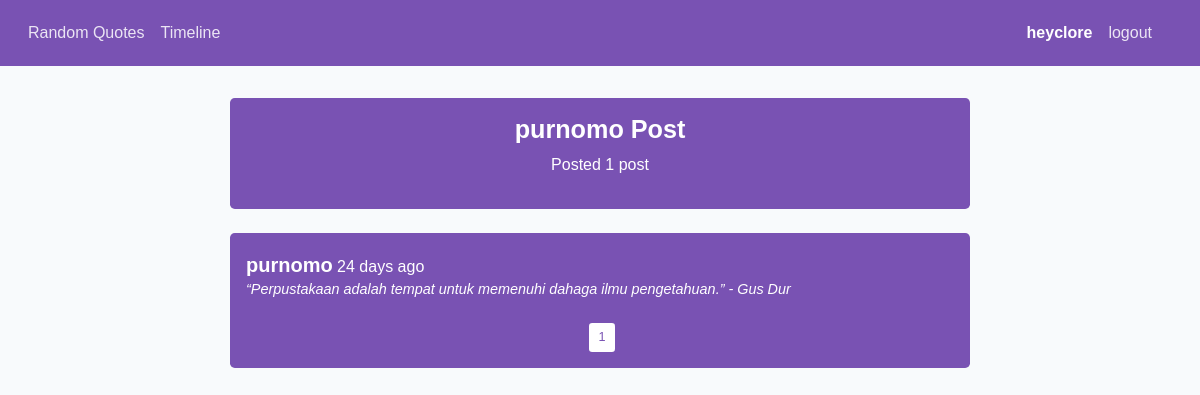
/post/purnomo (signed in), run on the app's committed database.
### flask/quotes/models.py (models this page shows, shortened)
class User(db.Model, UserMixin):
    id = db.Column(db.Integer, primary_key=True)
    username = db.Column(db.String(20), unique=True, nullable=False)
    email = db.Column(db.String(120), unique=True, nullable=False)
    password = db.Column(db.String(60), nullable=False)
    posts = db.relationship('Post', backref='author', lazy=True)

class Post(db.Model):
    id = db.Column(db.Integer, primary_key=True)
    quotes = db.Column(db.String(255), nullable=False)
    writer = db.Column(db.String(20), nullable=False)
    date_posted = db.Column(db.DateTime, nullable=False,
            default=datetime.utcnow)
    user_id = db.Column(db.Integer, db.ForeignKey('user.id'), nullable=False)

### flask/quotes/routes.py (the view)
@app.route('/post/<username>')
def post_user(username):
    data = {'title': f'{username} Post'}
    id = User.query.filter_by(username=username).first_or_404().id
    data['page'] = request.args.get('page', 1, type=int)
    data['posts'] = Post.query.order_by(Post.date_posted.desc()).\
            filter_by(user_id=id).paginate(page=data['page'], per_page=5)
    data['legend'] = data['title']
    return render_template('user_post.html', data=data)

### flask/quotes/models.py (called while the page is built)
@login_manager.user_loader
def load_user(user_id):
    return User.query.get(int(user_id))

### flask/quotes/templates/user_post.html (shortened to what this page needs)
{% extends "layout.html" %}
{% block content %}
<div class="container mt-2">
  <div class="col-md-8 p-3 foo mx-auto rounded-lg text-white">
    <h3 class="text-center font-weight-bold">{{ data['legend'] }}</h3>
    {% if data['posts'].items|length > 1 %}
    <p class="text-center">Posted {{ data['posts'].items|length }} posts</p>
    {% else %}
    <p class="text-center">Posted {{ data['posts'].items|length }} post</p>
    {% endif %}
  </div>
</div>
<div class="container mt-4">
  <div class="col-md-8 p-3 foo mx-auto rounded-lg text-white">
    {% if data['posts'].items %}
      {% for post in data['posts'].items %}
        <div class="mb-2">
          <a href="{{ url_for('post_user', username=post.author.username) }}" class="foofoo font-weight-bold d-inline text-white">{{ post.author.username }}</a>
          {{ moment(post.date_posted).fromNow() }}
          <h6 class="font-italic">“{{ post.quotes }}” - {{ post.writer }}</h6>
        </div>
      {% endfor %}
    {% else %}
      <div class="col d-flex justify-content-center mt-4">there's nothing</div>
    {% endif %}
    <div class="col d-flex justify-content-center mt-4">
      {% for page_num in data['posts'].iter_pages(left_edge=1, right_edge=1, left_current=1, right_current=2) %}
        {% if page_num %}
          {% if data['posts'].page == page_num %}
            <a href="#" class="bar btn btn-sm bg-white ml-1">{{ page_num }}</a>
          {% else %}
              <a href="{{ url_for('timeline', page=page_num) }}" class="bar btn btn-sm bg-white ml-1">{{ page_num }}</a>
          {%endif%}
        {% else %}
            <a href="#" class="bar btn btn-sm bg-white ml-1">...</a>
        {% endif %}
      {% endfor %}
    </div>
  </div>
</div>
{% endblock %}

### flask/quotes/templates/layout.html (shortened to what this page needs)
<!doctype html>
<html lang="en">
  <head>
    <link href="{{ url_for('static', filename='css/app.css') }}" rel="stylesheet">
    <link href="{{ url_for('static', filename='css/bar.css') }}" rel="stylesheet">
  </head>
  <body>
    <div id="app">
      <nav class="navbar navbar-expand navbar-dark flex-column flex-md-row bd-navbar foo">
        <div class="container m-1">
          <div class="navbar-nav-scroll">
            <ul class="navbar-nav bd-navbar-nav flex-row">
              <li class="nav-item">
                <a class="nav-link {% if request.path == '/' %}active{% endif %}" href="{{ url_for('home') }}">Random Quotes</a>
              </li>
              <li class="nav-item">
                <a class="nav-link {% if request.path == '/timeline' %}active{% endif %}" href="{{ url_for('timeline') }}">Timeline</a>
              </li>
            </ul>
          </div>
          <div class="collapse navbar-collapse" id="navbarSupportedContent">
            <ul class="navbar-nav ml-auto">
              {% if current_user.is_authenticated %}
              <li class="nav-item">
                <a class="nav-link active" href="{{ url_for('post_user', username=current_user.username) }}">{{ current_user.username }}</a>
              </li>
              <li class="nav-item">
                <a class="nav-link" href="{{ url_for('logout') }}">logout</a>
              </li>
              {% endif %}
            </ul>
          </div>
        </div>
      </nav>
      <main class="py-4">
        {% block content %}{% endblock%}
      </main>
    </div>
  </body>
</html>

### flask/quotes/static/css/bar.css (style rules this page uses)
.foo { background-color: #7952b3; }
.bar { color: #7952b3; }
.foofoo { font-size: 20px; }

### data on the page
User: username "heyclore"
Post: author.username "purnomo", date_posted "24 days ago", quotes "Perpustakaan adalah tempat untuk memenuhi dahaga ilmu pengetahuan.", writer "Gus Dur"

### other printed values
{{ data['legend'] }} "purnomo Post"
{{ data['posts'].items|length }} "1"
{{ page_num }} "1"
